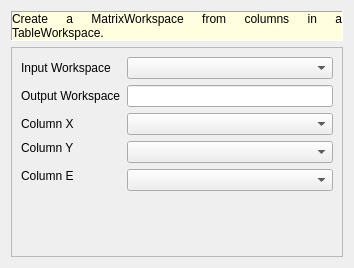
<?xml version="1.0" encoding="UTF-8"?>
<ui version="4.0">
 <class>ConvertTableToMatrixWorkspaceDialog</class>
 <widget class="QWidget" name="ConvertTableToMatrixWorkspaceDialog">
  <property name="geometry">
   <rect>
    <x>0</x>
    <y>0</y>
    <width>354</width>
    <height>268</height>
   </rect>
  </property>
  <property name="sizePolicy">
   <sizepolicy hsizetype="Minimum" vsizetype="Ignored">
    <horstretch>0</horstretch>
    <verstretch>0</verstretch>
   </sizepolicy>
  </property>
  <property name="minimumSize">
   <size>
    <width>304</width>
    <height>180</height>
   </size>
  </property>
  <property name="windowTitle">
   <string>Convert to MatrixWorkspace Dialog</string>
  </property>
  <property name="autoFillBackground">
   <bool>false</bool>
  </property>
  <layout class="QVBoxLayout" name="verticalLayout_2">
   <item>
    <widget class="QLabel" name="label_2">
     <property name="palette">
      <palette>
       <active>
        <colorrole role="Button">
         <brush brushstyle="SolidPattern">
          <color alpha="255">
           <red>255</red>
           <green>255</green>
           <blue>224</blue>
          </color>
         </brush>
        </colorrole>
        <colorrole role="Base">
         <brush brushstyle="SolidPattern">
          <color alpha="255">
           <red>255</red>
           <green>255</green>
           <blue>224</blue>
          </color>
         </brush>
        </colorrole>
        <colorrole role="Window">
         <brush brushstyle="SolidPattern">
          <color alpha="255">
           <red>255</red>
           <green>255</green>
           <blue>224</blue>
          </color>
         </brush>
        </colorrole>
       </active>
       <inactive>
        <colorrole role="Button">
         <brush brushstyle="SolidPattern">
          <color alpha="255">
           <red>255</red>
           <green>255</green>
           <blue>224</blue>
          </color>
         </brush>
        </colorrole>
        <colorrole role="Base">
         <brush brushstyle="SolidPattern">
          <color alpha="255">
           <red>255</red>
           <green>255</green>
           <blue>224</blue>
          </color>
         </brush>
        </colorrole>
        <colorrole role="Window">
         <brush brushstyle="SolidPattern">
          <color alpha="255">
           <red>255</red>
           <green>255</green>
           <blue>224</blue>
          </color>
         </brush>
        </colorrole>
       </inactive>
       <disabled>
        <colorrole role="Button">
         <brush brushstyle="SolidPattern">
          <color alpha="255">
           <red>255</red>
           <green>255</green>
           <blue>224</blue>
          </color>
         </brush>
        </colorrole>
        <colorrole role="Base">
         <brush brushstyle="SolidPattern">
          <color alpha="255">
           <red>255</red>
           <green>255</green>
           <blue>224</blue>
          </color>
         </brush>
        </colorrole>
        <colorrole role="Window">
         <brush brushstyle="SolidPattern">
          <color alpha="255">
           <red>255</red>
           <green>255</green>
           <blue>224</blue>
          </color>
         </brush>
        </colorrole>
       </disabled>
      </palette>
     </property>
     <property name="autoFillBackground">
      <bool>false</bool>
     </property>
     <property name="styleSheet">
      <string notr="true">background-color: rgb(255, 255, 224); color: black;</string>
     </property>
     <property name="frameShape">
      <enum>QFrame::Panel</enum>
     </property>
     <property name="frameShadow">
      <enum>QFrame::Sunken</enum>
     </property>
     <property name="text">
      <string>Create a MatrixWorkspace from columns in a TableWorkspace.</string>
     </property>
     <property name="alignment">
      <set>Qt::AlignJustify|Qt::AlignVCenter</set>
     </property>
     <property name="wordWrap">
      <bool>true</bool>
     </property>
     <property name="margin">
      <number>2</number>
     </property>
    </widget>
   </item>
   <item>
    <widget class="QScrollArea" name="scrollArea">
     <property name="widgetResizable">
      <bool>true</bool>
     </property>
     <widget class="QWidget" name="scrollAreaWidgetContents">
      <property name="geometry">
       <rect>
        <x>0</x>
        <y>0</y>
        <width>334</width>
        <height>223</height>
       </rect>
      </property>
      <layout class="QVBoxLayout" name="verticalLayout">
       <item>
        <layout class="QGridLayout" name="gridLayout">
         <item row="0" column="0">
          <widget class="QLabel" name="label">
           <property name="text">
            <string>Input Workspace</string>
           </property>
          </widget>
         </item>
         <item row="0" column="1">
          <widget class="QComboBox" name="cbInputWorkspace"/>
         </item>
         <item row="1" column="0">
          <widget class="QLabel" name="label_3">
           <property name="text">
            <string>Output Workspace</string>
           </property>
          </widget>
         </item>
         <item row="1" column="1">
          <widget class="QLineEdit" name="leOutputWorkspace"/>
         </item>
         <item row="2" column="0">
          <widget class="QLabel" name="label_4">
           <property name="text">
            <string>Column X</string>
           </property>
          </widget>
         </item>
         <item row="2" column="1">
          <widget class="QComboBox" name="cbColumnX"/>
         </item>
         <item row="3" column="0">
          <widget class="QLabel" name="label_5">
           <property name="text">
            <string>Column Y</string>
           </property>
          </widget>
         </item>
         <item row="3" column="1" rowspan="2">
          <widget class="QComboBox" name="cbColumnY"/>
         </item>
         <item row="4" column="0" rowspan="2">
          <widget class="QLabel" name="label_6">
           <property name="text">
            <string>Column E</string>
           </property>
          </widget>
         </item>
         <item row="5" column="1">
          <widget class="QComboBox" name="cbColumnE"/>
         </item>
        </layout>
       </item>
       <item>
        <spacer name="verticalSpacer_2">
         <property name="orientation">
          <enum>Qt::Vertical</enum>
         </property>
         <property name="sizeHint" stdset="0">
          <size>
           <width>20</width>
           <height>70</height>
          </size>
         </property>
        </spacer>
       </item>
      </layout>
     </widget>
    </widget>
   </item>
  </layout>
 </widget>
 <resources/>
 <connections/>
</ui>
